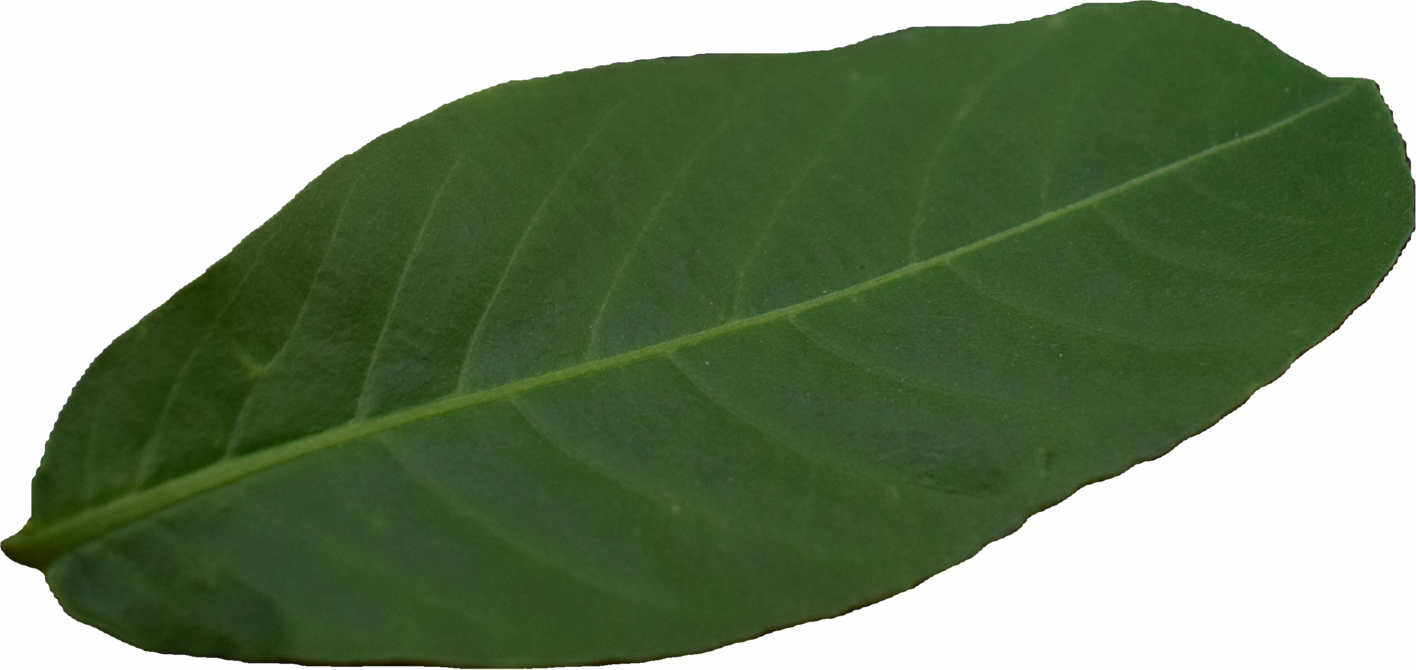
#> input picture aayu-deep-learning-models/sample.jpg, 4248 x 2008 px (shown at 1/3 size)
$ jupyter execute image-resize.ipynb
#> lines starting #> are read from the running program, lines starting #| are printed output that depends on the picture
### Dataset Image Resizing using OpenCV2

[cell 1]
import cv2

[cell 2]
img = cv2.imread("sample.jpg", cv2.IMREAD_UNCHANGED)
#> img is the input picture: shape (2008, 4248, 3); mean B, G, R 108.3, 137.5, 118.3
width = int(img.shape[1])
#> width = 4248
height = int(img.shape[0])
#> height = 2008

print('Height : ',height)
#| Height :  2008
print('Width : ',width)
#| Width :  4248

[cell 3]
borderType = cv2.BORDER_CONSTANT
colorBorder = [255, 255, 255]

if (height > width) :
    h = int((height-width)/2)
    output = cv2.copyMakeBorder(img, 0, 0, h, h, borderType, None, colorBorder)
    print("Width Increase")
else :
    w = int((width-height)/2)
#> w = 1120
    output = cv2.copyMakeBorder(img, w, w, 0, 0, borderType, None, colorBorder)
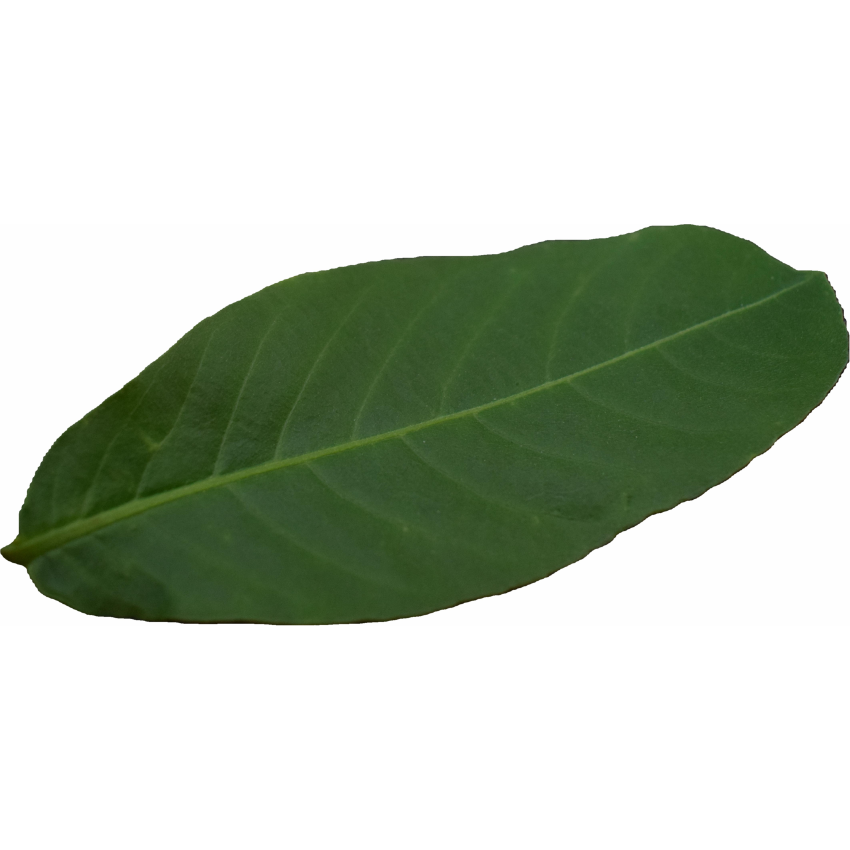
#> output: shape (4248, 4248, 3) (shown at 1/5 size); mean B, G, R 185.7, 199.5, 190.4
    print("Height Increase")

[cell 4]
scale_percent = 60

width = int(output.shape[1] * scale_percent / 1000)
#> width = 254
height = int(output.shape[0] * scale_percent / 1000)
#> height = 254

dsize = (width, height)
#> dsize = (254, 254)

outputImg = cv2.resize(output, dsize)
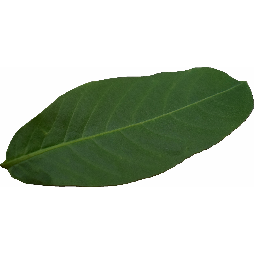
#> outputImg: shape (254, 254, 3); mean B, G, R 185.6, 199.4, 190.4

[cell 5]
cv2.imshow("Resized image", outputImg)
cv2.waitKey(0)
cv2.destroyAllWindows()

[cell 6]
filename = 'resizeimg.png'
cv2.imwrite(filename, outputImg)
#> Out = True
